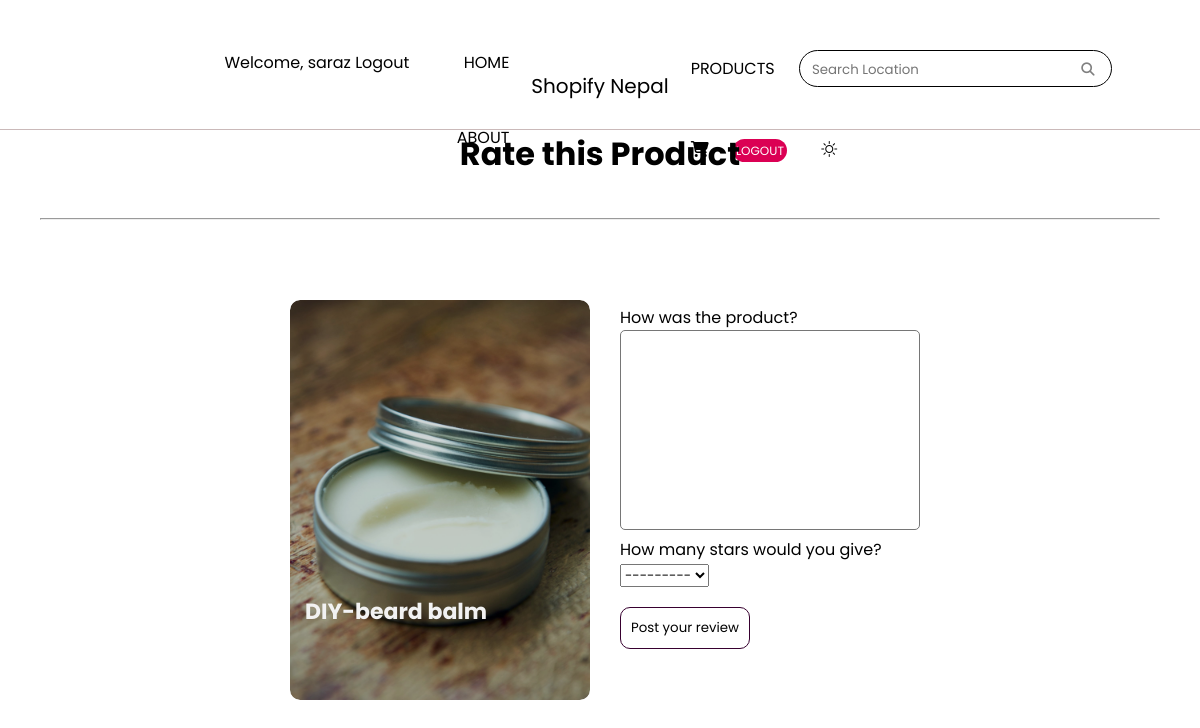
Page /3/rating (signed in) on the committed database.
### stroll1/models.py (models this page shows, shortened)
class Destination(models.Model):
    id = models.AutoField(primary_key=True)
    name = models.CharField(max_length=100)
    description = models.CharField(max_length=1000)
    price = models.FloatField()
    img = models.ImageField(upload_to="pics", null=True)
    @property
    def imageUrl(self):
        try:
            url = self.img.url
        except:
            url = ''
        return url

### stroll1/views.py (the view, shortened to what this page needs)
# urls.py: path("<dest_id>/rating", views.ratingPage, name="rating"),
def ratingPage(request, dest_id):
     destination = Destination.objects.get(id=dest_id)
     reviews = Rating.objects.filter(destination=destination)
     avg_reviews = reviews.aggregate(Avg('rating'))
     reviews_count = reviews.count()
     user = request.user
     form = ratingForm()
     context = {'form': form, 'destination': destination, 'avg_reviews' : avg_reviews,'reviews_count' : reviews_count}
     return render(request, 'rating.html', context)

### stroll1/forms.py
class ratingForm(ModelForm):
    description = forms.CharField(widget=forms.Textarea(attrs = {'class': 'materialize-textarea'}), required=False)
    class Meta:
        model = Rating
        fields = [ 'description', 'rating']

### Templates/rating.html (shortened to what this page needs)
{% extends 'base.html'%} {% load static %} {% static "images" as baseUrl %}
    {% block content %}
    <h1 style="text-align: center;">Rate this Product</h1>
    <div style="padding: 40px;">
    <hr></div>
    <div class="rate-container" aria-label="Rate bhaktapur by adding a short review text and giving stars out of 5">
        <div class="g-img products">
            <img src="{{destination.imageUrl}}" alt="">
            <div class="img-text">
                <h3 class="product-name">{{destination.name}}</h3>
            </div>
        </div>
        <div class="rate-form-container">
            <form action="" method="POST">
                <p>How was the product?</p>
                {{form.description}}
                <p>How many stars would you give?</p>
                <div style="width: 100%;">
                    {{form.rating}}
                </div>
                <input type="submit" value="Post your review">
            </form>
        </div>
    </div>
    {% endblock %}

### Templates/nav.html (shortened to what this page needs)
{% load static %}
<link rel="stylesheet" href="{% static 'css/style.css' %}">
<link rel="stylesheet" href="{% static 'css/stroll-media.css' %}">
<link rel="stylesheet" href="https://cdn.jsdelivr.net/npm/bootstrap-icons@1.10.5/font/bootstrap-icons.css">
<head>
    <header class="header">
        <nav class="leftnav" aria-label="naviation list with home, about and destination">
            <ul id="left-section" style="list-style: none;">
                 {% if request.user.is_authenticated%}
                <span style="margin-left:50px;">Welcome, {{request.user}}</span>
                <span><a href="{% url 'logout'%}">Logout</a></span>
                {% endif %}
                 <li><a href="{% url 'home' %}">HOME</a></li>
                <li><a href="#">ABOUT</a></li>
             </ul>
        </nav>
        <div class="logoimg" style=" display:flex; align-items:center; justify-content:center;">
         <p style="margin-top: 10px; font-size:20px">Shopify Nepal</p>
        </div>
        <nav class="rightnav" aria-label="naviation bar with products, a search bar, cart and user authentication">
            <ul id="right-section" style="list-style: none;">
                <li><a href="{% url 'products' %}">PRODUCTS</a></li>
                <li>
                    <div class="form" aria-label="search a location here by entering a text">
                        <form method="get" action="/search">
                        <input class="dabba" type="search" placeholder="Search Location" name="query" id="query" required>
                        <button aria-label = "search-button" class="search" type="submit"><i class="fa-solid fa-magnifying-glass glass"></i></button>
                        </form>
                    </div>
                </li>
                <li>
                    <div class="from-inline my-2 my-lg-0 cart">
                        <a href="{% url 'cart' %}">
                            <i class="fa-solid fa-cart-shopping"></i>
                        </a>
                    </div>
                </li>
                {% if request.user.is_authenticated%}
                <li><a href="{% url 'logout' %}" class="logout">LOGOUT</a></li>
                {% else %}
                <li><a href="{% url 'login' %}" class="login">LOGIN</a></li>
                <li><a href="{% url 'register' %}" class="signup">SIGN UP</a></li>
                {% endif %}
                <li>
                    <span onclick="change_icon()" id="dark" ><i class="bi bi-brightness-high on" id="light"></i></span>
                </li>
             </ul>
        </nav>
    </header>

### static/css/style.css (style rules this page uses)
* { margin: 0; box-sizing: border-box; font-family: 'Poppins', sans-serif; scroll-behavior: smooth; }
body { overflow-x: hidden; }
a { text-decoration: none; }
.search { border-style: none; background-color: white; }
.glass { color: gray !important; }
.g-img { border-radius: 10px; width: 300px; height: 400px; position: relative; cursor: pointer; margin: 10px; }
.g-img img { position: absolute; height: 100%; width: 100%; border-radius: 10px; object-fit: cover; }
.img-text { position: absolute; background-color: rgba(0,0,0,0.15); height: 100%; width: 100%; border-radius: 5px ; z-index: 3; }
.products { overflow: hidden; position: relative; }
.products img { transition: 0.5s all; z-index: 1; height: 100%; }
.g-img h3, .g-img p { position: absolute; }
.g-img h3 { top: 70%; color: #F2F2F2; font-size: 25px; padding: 15px; }
.on { margin: 0 10px; color: black !important; }
.header { padding-left: 4%; padding-right: 4%; display: grid; grid-template-columns: repeat(2, 1fr) 0.7fr repeat(2, 1fr); grid-template-rows: repeat(5, 1fr); grid-column-gap: 12px; grid-row-gap: 0px; height: 130px; border-bottom: 0.5px solid rgb(202, 185, 185); }
.leftnav { grid-area: 1 / 1 / 2 / 3; text-align: right; }
.leftnav ul li { display: inline-block; margin-left: 50px; margin-top: 50px; }
.rightnav ul li { display: inline-block; margin-top: 50px; margin-right: 20px; }
.rightnav ul { margin-left: -40px; }
.logoimg { grid-area: 1 / 3 / 2 / 4; text-align: center; }
.rightnav { grid-area: 1 / 4 / 2 / 6; }
.rightnav .form { padding: 5px 10px 5px 10px; border-radius: 30px; border: 1px solid black; }
.rightnav .form input { border: 0px; }
.header a { color: black; }
.rightnav .cart { position: relative; }
.logout { background: #db0054; padding: 3px; font: bold; font-size: 12px; border-radius: 30px; }
.rightnav .logout { color: white; }
.rate-container { padding: 30px; display: flex; justify-content: center; }
.rate-form-container { margin-top: 15px; margin-left: 20px; }
.rate-form-container textarea { width: 100%; border-radius: 5px; resize: none; width: 300px; height: 200px; }
.rate-form-container input { margin-top: 20px; text-align: center; background-color: #ffffff; color: black; padding: 10px; border: 1px solid #37002f; transition: 0.3s all; border-radius: 10px; }

### static/css/stroll-media.css (style rules this page uses)
@media screen and (max-width:1200px) { .g-img h3 { font-size: 22px; } }

### rows in the picture
Destination: imageUrl (picture), name "DIY-beard balm"

### other values in the picture
{{ request.user }} "saraz"
